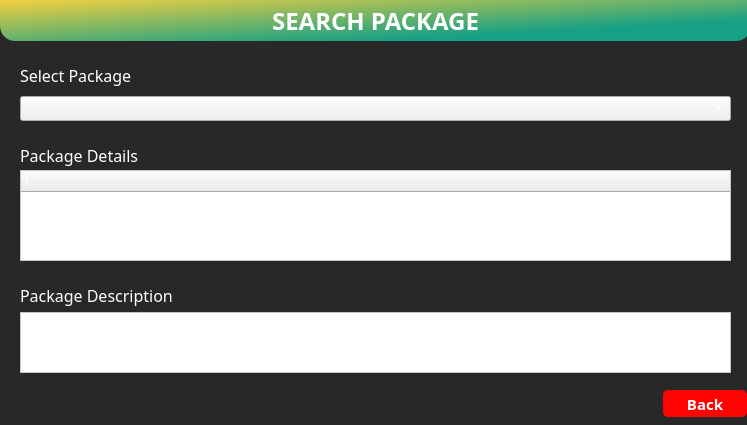
<?xml version="1.0" encoding="UTF-8"?>
<ui version="4.0">
 <class>searchPackage</class>
 <widget class="QDialog" name="searchPackage">
  <property name="geometry">
   <rect>
    <x>0</x>
    <y>0</y>
    <width>747</width>
    <height>425</height>
   </rect>
  </property>
  <property name="windowTitle">
   <string>Dialog</string>
  </property>
  <property name="styleSheet">
   <string notr="true">*{font-family:century gothic;
color:white;
}
#head{
border-bottom-left-radius:15px;
border-bottom-right-radius:15px;
background: qlineargradient(spread:pad, x1:0, y1:0, x2:1, y2:1, stop:0 #F4D03F, stop:0.75 #16A085);
font-size:24px;
font-weight:bold;
}
#searchPackage{
background:#282828;
}
QLineEdit{
font-size:16px;
background:white;
color:black;
font-weight:bold;
}
QTreeWidget{
color:black;
background:white;
}
QLabel{
font-size:16px;
}
QPushButton {
font-size:15px;
font-weight:bold;
border:none;
border-radius:5px;
background: #ff0303;
}

QPushButton:hover {
background:#49ebff;
color:black;
}

QComboBox QAbstractItemView {
font-size:16px;
background-color:#3e3f40;
color:white;
}
#packageDescriptionShow{
color:black;
font-size:15px;
background-color:white;
}</string>
  </property>
  <widget class="QLabel" name="packageDetailsLabel">
   <property name="geometry">
    <rect>
     <x>20</x>
     <y>145</y>
     <width>141</width>
     <height>21</height>
    </rect>
   </property>
   <property name="text">
    <string>Package Details</string>
   </property>
  </widget>
  <widget class="QPushButton" name="cancelButton">
   <property name="geometry">
    <rect>
     <x>663</x>
     <y>390</y>
     <width>84</width>
     <height>27</height>
    </rect>
   </property>
   <property name="text">
    <string>Back</string>
   </property>
  </widget>
  <widget class="QLabel" name="head">
   <property name="geometry">
    <rect>
     <x>0</x>
     <y>0</y>
     <width>751</width>
     <height>41</height>
    </rect>
   </property>
   <property name="text">
    <string>SEARCH PACKAGE</string>
   </property>
   <property name="alignment">
    <set>Qt::AlignCenter</set>
   </property>
  </widget>
  <widget class="QWidget" name="verticalLayoutWidget_3">
   <property name="geometry">
    <rect>
     <x>20</x>
     <y>60</y>
     <width>711</width>
     <height>61</height>
    </rect>
   </property>
   <layout class="QVBoxLayout" name="verticalLayout_3">
    <item>
     <widget class="QLabel" name="packageLabel">
      <property name="text">
       <string>Select Package</string>
      </property>
     </widget>
    </item>
    <item>
     <widget class="QComboBox" name="packageSelect">
      <property name="placeholderText">
       <string/>
      </property>
     </widget>
    </item>
   </layout>
  </widget>
  <widget class="QTreeWidget" name="packageDetailsView">
   <property name="geometry">
    <rect>
     <x>20</x>
     <y>170</y>
     <width>711</width>
     <height>91</height>
    </rect>
   </property>
   <column>
    <property name="text">
     <string notr="true">1</string>
    </property>
   </column>
  </widget>
  <widget class="QListWidget" name="packageDescriptionShow">
   <property name="geometry">
    <rect>
     <x>20</x>
     <y>312</y>
     <width>711</width>
     <height>61</height>
    </rect>
   </property>
   <property name="font">
    <font>
     <family>century gothic</family>
     <bold>true</bold>
    </font>
   </property>
   <property name="lineWidth">
    <number>1</number>
   </property>
   <property name="midLineWidth">
    <number>0</number>
   </property>
  </widget>
  <widget class="QLabel" name="packageDescriptionLabel">
   <property name="geometry">
    <rect>
     <x>20</x>
     <y>280</y>
     <width>711</width>
     <height>31</height>
    </rect>
   </property>
   <property name="text">
    <string>Package Description</string>
   </property>
  </widget>
 </widget>
 <resources/>
 <connections/>
</ui>
